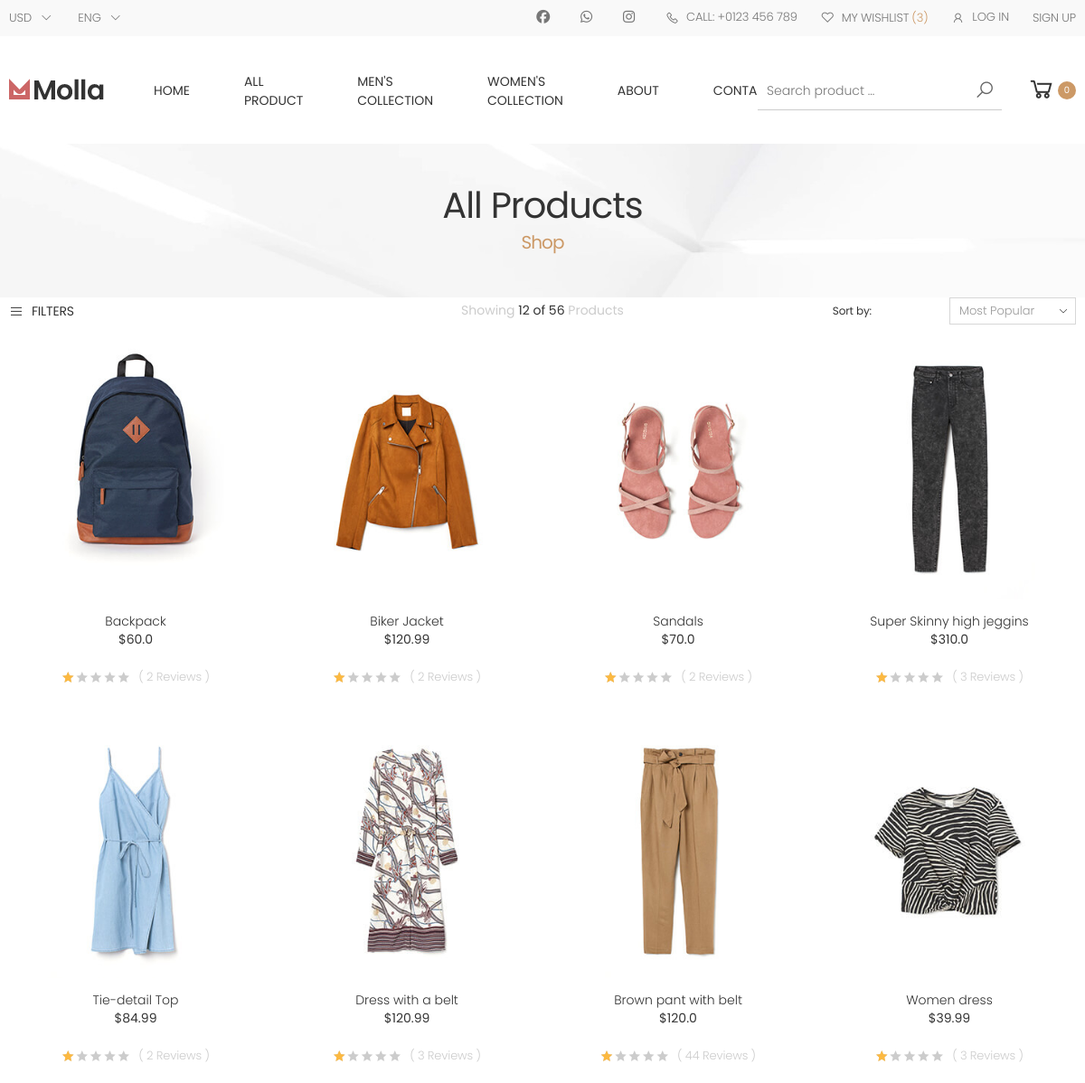
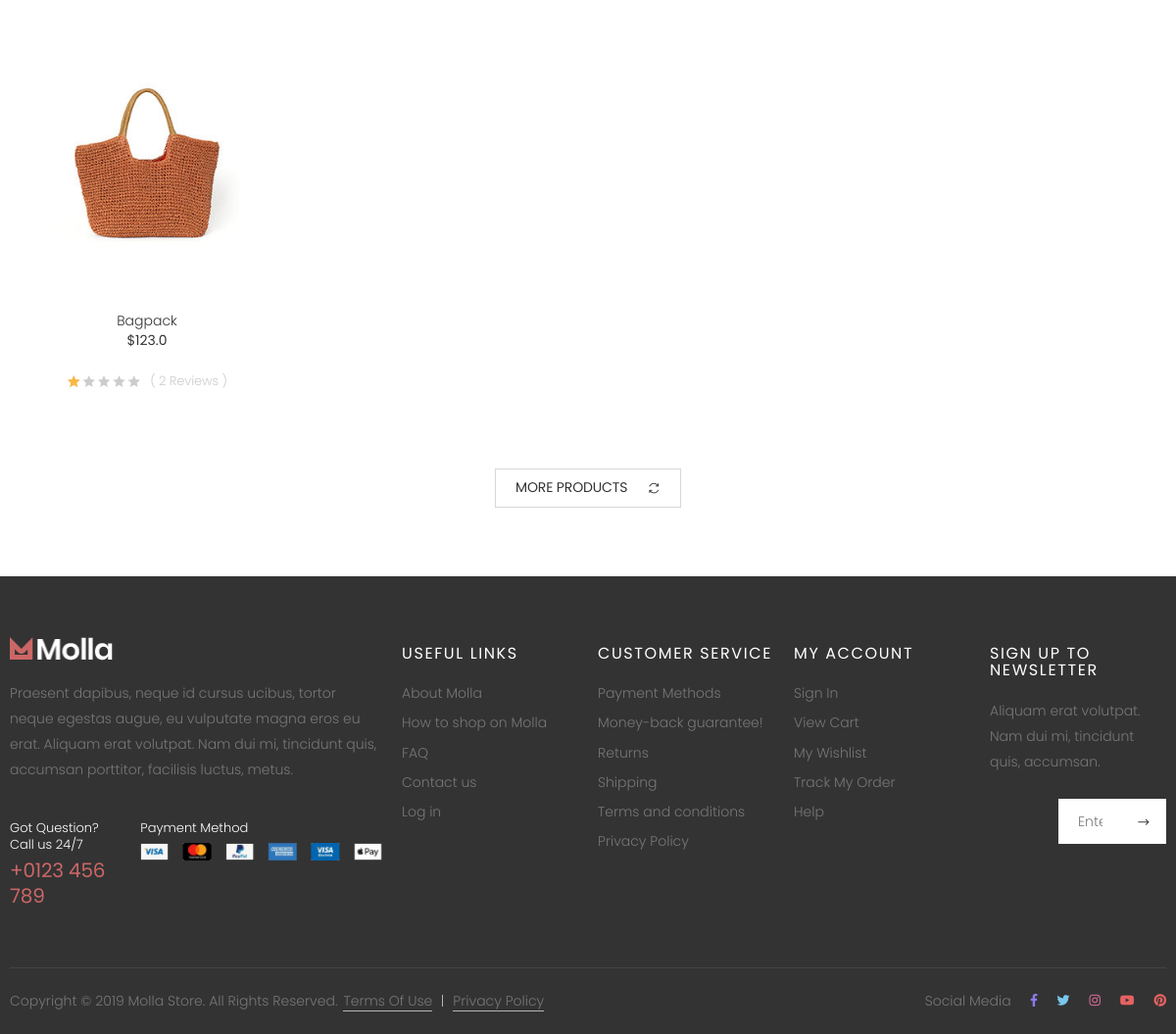
/all-product/, run on the app's committed database (2 pictures, top to bottom).
### main/models.py (models this page shows, shortened)
class Product(models.Model):
    id = models.BigAutoField(primary_key=True, null=False)
    title = models.CharField(null=True,max_length=50)
    rating = models.FloatField(null=True)
    price = models.FloatField(null=True)
    offer_price = models.FloatField(null=True)
    introduction = models.CharField(null=True,max_length=200)
    color = models.ImageField(null=True,upload_to='product-img')
    size=models.ForeignKey(Size,default=2, null=True,on_delete=models.SET_DEFAULT)
    small=models.IntegerField(null=True)
    medium=models.IntegerField(null=True)
    large=models.IntegerField(null=True)
    category = models.ManyToManyField(Category)
    tag= models.ManyToManyField('Tag')
    brand = models.ForeignKey(Brand, null=True, on_delete=models.CASCADE)
    description = RichTextField()
    additional_information = RichTextField(null=True)
    shipping_information = RichTextField(null=True)
    hover_image=models.ImageField(null=False,blank=True,upload_to='product-img')
    side_img1=models.ImageField(null=True,blank=True,upload_to='product-img')
    side_img2=models.ImageField(null=True,blank=True,upload_to='product-img')
    side_img3=models.ImageField(null=True,blank=True,upload_to='product-img')
    side_img4=models.ImageField(null=True,blank=True,upload_to='product-img')
    is_featured=models.BooleanField(default=False)
    review=models.IntegerField(null=True)

### main/views.py (the view, shortened to what this page needs)
# urls.py: path('all-product/', views.allproducts, name='all-product'),
def allproducts(request):
    product = Product.objects.all().order_by('id')
    category = Category.objects.all()
    brand = Brand.objects.all()
    size = Size.objects.all()
    search_query = request.GET.get('search')
    if search_query != '' and search_query is not None:
        product = product.filter(title__icontains=search_query)
    category_checkboxes = request.GET.getlist('category_checkbox')
    size_checkboxes = request.GET.getlist('size_checkbox')
    brand_checkboxes = request.GET.getlist('brand_checkbox')
    if category_checkboxes:
        product = product.filter(category__in=category_checkboxes)
    if size_checkboxes:
        product = product.filter(size__in=size_checkboxes)
    if brand_checkboxes:
        product = product.filter(brand__in=brand_checkboxes)
    minPrice = request.GET.get('minPrice')
    maxPrice = request.GET.get('maxPrice')
    if minPrice != '' and maxPrice != '' and minPrice is not None and maxPrice is not None:
        product = product.filter(course_price__range=[minPrice, maxPrice])
    else:
        minPrice = 0
        maxPrice = 20000
    cart = Cart.objects.all()
    return render(request, 'allproduct.html',
                  {'product': product,
                   'category': category,
                   'brand': brand,
                   'size': size,
                   })

### main/templates/allproduct.html (shortened to what this page needs)
{% load static %}
{% include 'plugin-css.html' %}
{% include 'header.html' %}
        <main class="main">
        	<div class="page-header text-center" id="bg"  >
        		<div class="container">
        			<h1 class="page-title">All Products<span>Shop</span></h1>
        		</div>
        	</div>
            <div class="page-content">
                <div class="container">
        			<div class="toolbox">
        				<div class="toolbox-left">
                            <a href="#" class="sidebar-toggler"><i class="icon-bars"></i>Filters</a>
        				</div>
                        <div class="toolbox-center">
                            <div class="toolbox-info">
                                Showing <span>12 of 56</span> Products
                            </div>
                        </div>
        				<div class="toolbox-right">
        					<div class="toolbox-sort">
        						<label for="sortby">Sort by:</label>
        						<div class="select-custom">
									<select name="sortby" id="sortby" class="form-control">
										<option value="popularity" selected="selected">Most Popular</option>
									</select>
								</div>
        					</div>
        				</div>
        			</div>
                    <div class="products">
                        <div class="row">
                        {% for i in product %}
                            <div class="col-6 col-md-4 col-lg-4 col-xl-3">
                                <div class="product product-7 text-center">
            <figure class="product-media">
              <a href="#">
                <img src="{{ i.color.url }}" alt="Product image" />
              </a>
            </figure>
            <div class="product-body">
              <h3 class="product-title"><a href={% url 'product' i.id %}>{{i.title}}</a></h3>
              <div class="product-price">${{i.price}}</div>
              <div class="ratings-container">
                <div class="ratings">
                  <div class="ratings-val" style="width: 20%"></div>
                </div>
                <span class="ratings-text">( {{i.review}} Reviews )</span>
              </div>
            </div>
          </div>
                            </div>
                            {% endfor %}
                        </div>
                        <div class="load-more-container text-center">
                            <a href="#" class="btn btn-outline-darker btn-load-more">More Products <i class="icon-refresh"></i></a>
                        </div>
                    </div>
                </div>
            </div>
        </main>
      {% include 'footer.html' %}
</body>
</html>

### data on the page
Product: color (picture), title "Backpack", price "60.0", review "2"
Product: color (picture), title "Biker Jacket", price "120.99", review "2"
Product: color (picture), title "Sandals", price "70.0", review "2"
Product: color (picture), title "Super Skinny high jeggins", price "310.0", review "3"
Product: color (picture), title "Tie-detail Top", price "84.99", review "2"
Product: color (picture), title "Dress with a belt", price "120.99", review "3"
Product: color (picture), title "Brown pant with belt", price "120.0", review "44"
Product: color (picture), title "Women dress", price "39.99", review "3"
Product: color (picture), title "Bagpack", price "123.0", review "2"
